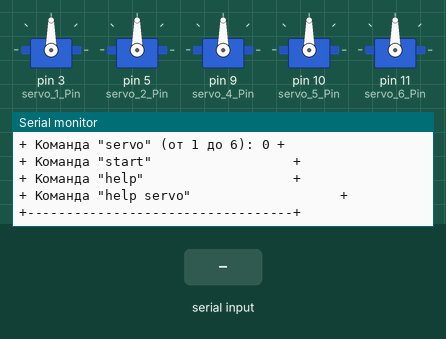
This sketch was run on a simulated Arduino Uno, built with avr-gcc and run on an emulated ATmega328P. On the bench: 5 × servo, the last lines printed to the serial monitor. The test bench sets the inputs (shaded band).

Above: at 1.4 s.
1.5 s: "angle" received over Serial
At 3.2 s:
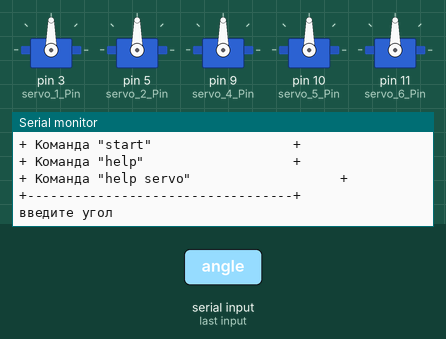
4.0 s: "start" received over Serial
At 6.9 s:
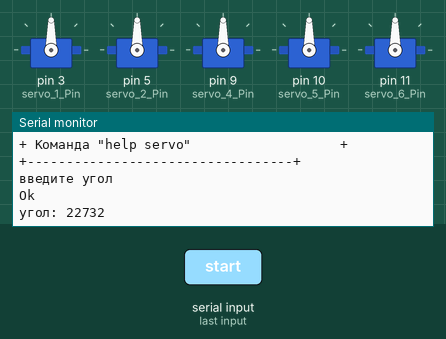
7.0 s: "servo" received over Serial
At 8.6 s:
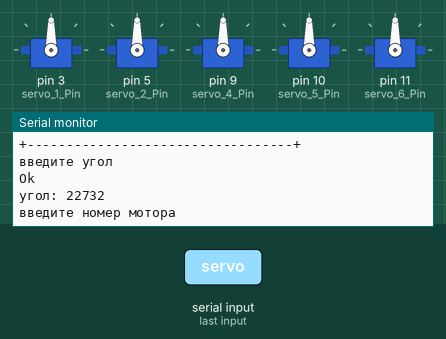

Measured:
- after the input at 1.5 s, the serial monitor: prints a new line after 1.0 s (image 1)
- after the input at 4.0 s, the serial monitor: prints a new line after 2.5 s (image 2)
- after the input at 7.0 s, the serial monitor: prints a new line after 1.0 s (image 3)

The sketch:

sketch_nov04b.ino
```cpp
/*
*  4.11.21
*  взаимодействие через последовательный порт.
*  Необходимо выбрать мотор командой servo, задать угол командой angle и выполнить команрду start.
*  Была необходимость запоминать положение двигателя и я это реализовал, но оказывается в библиотеке предусмотрена такая возможность.
*/


// Подклоючаем библиотеку Servo
#include <Servo.h>

// Пин для сервопривода
int servo_1_Pin = 3;
int servo_2_Pin = 5;
int servo_3_Pin = 6;
int servo_4_Pin = 9;
int servo_5_Pin = 10;
int servo_6_Pin = 11;

// Создаем объект
Servo Servo1;
Servo Servo2;
Servo Servo3;
Servo Servo4;
Servo Servo5;
Servo Servo6;

int angle = 0;
int servo = 0;
int angle_servo_1 = 90;
int angle_servo_2 = 90;
int angle_servo_3 = 90;
int angle_servo_4 = 90;
int angle_servo_5 = 90;
int angle_servo_6 = 90;

int readdata(){                              //Эта функция возвращает значение переменной в int, введенной в Serialmonitor
  byte getByte;
  int outByte=0;
  do{
    while(Serial.available()!=0){
      getByte=Serial.read()-48;     // Вычитаем из принятого символа 48 для преобразования из ASCII в int
      outByte=(outByte*10)+getByte; //Сдвигаем outByte на 1 разряд влево, и прибавляем getByte
      delay(500);                   // Чуть ждем для получения следующего байта из буфера (Чем больше скорость COM, тем меньше ставим задержку. 500 для скорости 9600, и приема 5-значных чисел)
    }
    }while (outByte==0);            //Зацикливаем функцию для получения всего числа
  Serial.println("Ok");
  Serial.flush();                   //Вычищаем буфер (не обязательно)
  return outByte;
}

void controlUart(){                          // Эта функция позволяет управлять системой из монитора порта
  if (Serial.available()) {         // есть что на вход
    String cmd;
    cmd = Serial.readString();
    if (cmd.equals("angle")) {
      Serial.println("введите угол");
      angle = readdata();
      switch (servo){
        case 1:
          angle_servo_1 = angle;
          break;
        case 2:
          angle_servo_2 = angle;
          break;
        case 3:
          angle_servo_3 = angle;
          break;
        case 4:
          angle_servo_4 = angle;
          break;
        case 5:
          angle_servo_5 = angle;
          break;
        case 6:
          angle_servo_6 = angle;
          break;
      }
      Serial.print("угол: ");
      Serial.println(angle);
    }else
      if (cmd.equals("start")) {
        Serial.println("Поехали!");
        switch(servo){
          case 1:
            Servo1.write(angle);
            break;
          case 2:
            Servo2.write(angle);
            break;
          case 3:
            Servo3.write(angle);
            break;
          case 4:
            Servo4.write(angle);
            break;
          case 5:
            Servo5.write(angle);
            break;
          case 6:
            Servo6.write(angle);
            break;
        }
    }else
      if(cmd.equals("help")){
        terminal();
      }
    else
      if(cmd.equals("servo")){
        Serial.println("введите номер мотора");
        servo = readdata();
      }
    else
      if(cmd.equals("help servo")){
        Serial.println("+----------------------------------+");
        Serial.print("+ ");
        Serial.print("мотор 1: ");
        Serial.print(angle_servo_1);
        Serial.println(" +");
        Serial.print("+ ");
        Serial.print("мотор 2: ");
        Serial.print(angle_servo_2);
        Serial.println(" +");
        Serial.print("+ ");
        Serial.print("мотор 3: ");
        Serial.print(angle_servo_3);
        Serial.println(" +");
        Serial.print("+ ");
        Serial.print("мотор 4: ");
        Serial.print(angle_servo_4);
        Serial.println(" +");
        Serial.print("+ ");
        Serial.print("мотор 5: ");
        Serial.print(angle_servo_5);
        Serial.println(" +");
        Serial.print("+ ");
        Serial.print("мотор 6: ");
        Serial.print(angle_servo_6);
        Serial.println(" +");
        Serial.println("+----------------------------------+");
      }
    else{
      Serial.println("error");    // ошибка
    }
  }
}

void terminal(){                             // Эта функция выводит в монитор порта информацию о настройках системы
  Serial.println("Готов");
  Serial.println("+----------------------------------+");
  Serial.print("+ ");
  Serial.print("Команда \"angle\" (от 0 до 180): ");
  Serial.print(angle);
  Serial.println(" +");
  Serial.print("+ ");
  Serial.print("Команда \"servo\" (от 1 до 6): ");
  Serial.print(servo);
  Serial.println(" +");
  Serial.print("+ ");
  Serial.print("Команда \"start\"");
  Serial.println("                  +");
  Serial.print("+ ");
  Serial.print("Команда \"help\"");
  Serial.println("                   +");
  Serial.print("+ ");
  Serial.print("Команда \"help servo\"");
  Serial.println("                   +");
  Serial.println("+----------------------------------+");
}

void setup() {
  // Нам нужно подключить сервопривод к используемому номеру пина
  Servo1.attach(servo_1_Pin);
  Servo2.attach(servo_2_Pin);
  //Servo3.attach(servo_3_Pin);
  Servo4.attach(servo_4_Pin);
  Servo5.attach(servo_5_Pin);
  Servo6.attach(servo_6_Pin);
  Serial.begin(9600);
  terminal();
}

void loop(){
  controlUart();
}
```
